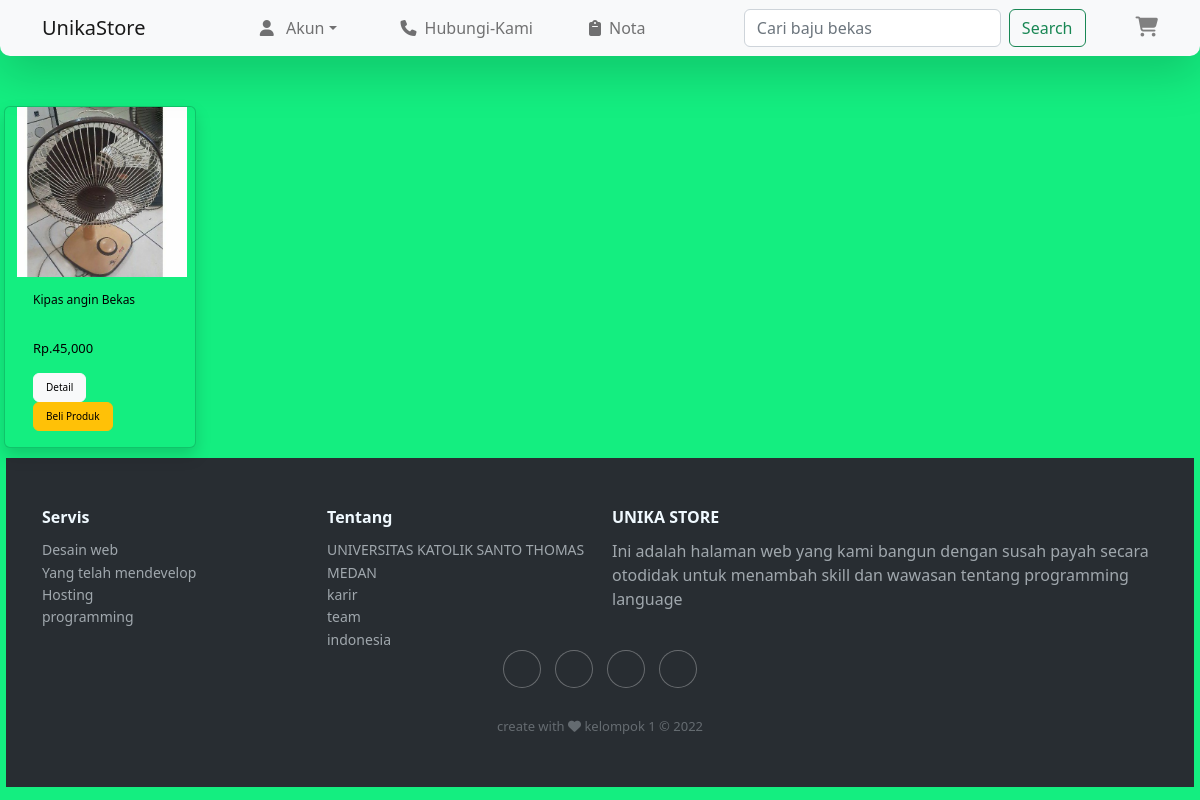
/kategori/k_barangbekas.php, run on the app's committed database.
### tables this page shows
CREATE TABLE `produk` (
  `id` int(11) NOT NULL,
  `namaproduk` varchar(25) NOT NULL,
  `deskripsi` varchar(255) NOT NULL,
  `harga` varchar(16) NOT NULL,
  `gambar` varchar(255) NOT NULL
);

### kategori/k_barangbekas.php (the view, shortened to what this page needs)
<?php
include '../config.php';
?>
 <?php
 $semuadata=array();
 $ambil=$conn->query("SELECT * FROM produk WHERE namaproduk LIKE '%second%' OR  namaproduk  LIKE '%bekas%'
                       OR  namaproduk  LIKE '%hand%'  ");
 while ($pecah = $ambil->fetch_assoc())
 {
     $semuadata[]=$pecah;
 }
 ?>
<!DOCTYPE html>
<html lang="en">
  <head>
    <link href="https://cdn.jsdelivr.net/npm/bootstrap@5.2.0-beta1/dist/css/bootstrap.min.css" rel="stylesheet" />
    <link rel="stylesheet" href="../css/stylel1.css" />
    <?php include '../db_user/footerkit.php' ?>
    <link rel="stylesheet" href="https://cdnjs.cloudflare.com/ajax/libs/ionicons/2.0.1/css/ionicons.min.css">
    <nav class="navbar navbar-expand-lg bg-light shadow-lg fixed-top">
      <div class="container">
        <a class="navbar-brand" href="">UnikaStore</a>
        <div class="collapse navbar-collapse" id="navbarSupportedContent">
          <ul class="navbar-nav m-auto">
            <li class="nav-item dropdown pe-5">
              <a class="nav-link dropdown-toggle" href="#" id="navbarDropdown" role="button" data-bs-toggle="dropdown" aria-expanded="false"><i class="fa-solid fa-user pe-2" ></i> Akun</a>
            </li>
            <li class="nav-item">
              <a class="nav-link pe-5" aria-current="page" href="../contact us/contact.php"><i class="fa-solid fa-phone pe-2"></i>Hubungi-Kami</a>
            </li>
            <li class="nav-item">
              <a class="nav-link" href="../riwayat.php"><i class="fa-solid fa-clipboard pe-2"></i>Nota</a>
            </li>
          </ul>
          <form class=" d-flex"  action="../search.php" method="get">
            <input type="text" class="form-control me-2" placeholder="Cari baju bekas"  name="keyword"  required />
            <button class="btn btn-outline-success" >Search</button>
          </form>
          <div class="keranjang" ><a href="../keranjang.php"><i class="fa-solid fa-cart-shopping"></i></a></div>
        </div>
      </div>
    </nav>
  </head>
  <br><br><br><br>
     <div class="row">
            <?php foreach ($semuadata as $key => $value) : ?>
                <div class="card shadow " style="width:12rem; background-color: #14ee80; ">
      <img src="../img/<?php echo $value['gambar'] ?>" alt="..." style="width:170px; height:170px; box-sizing :border-box;">
      <div class="card-body">
        <div class="bagian1">
        <h5 class="card-title"><?php echo $value['namaproduk'] ?></h5><br>
        <p class="card-text">Rp.<?php echo number_format($value ['harga'])  ?></p></div>
        <div class="bagian2">
        <a href="../detail.php?id=<?php echo $value['id']; ?>" class=" btn btn-light"style="font-size:10px;">Detail</a>
        <a href="../pembelian.php?id=<?php echo $value['id'];  ?>" class=" btn btn-warning"style="font-size:10px;">Beli Produk </a></div>
      </div>
    </div>
    <?php endforeach ?>
    </div>
<?php include '../db_user/footer.php' ?>
</html>

### css/stylel1.css (style rules this page uses)
.navbar { border-radius: 0 0 10px 10px; }
.keranjang a i { font-size: 20px; padding-left: 50px; color: grey; }
.row .card { margin: 10px; cursor: pointer; box-sizing: border-box; }
.card-body .card-title { font-size: 12px; color: black; }
.card-body .card-text { font-size: 13px; color: black; font-weight: 500; }
.bagian1 { display: block; width: 150px; height: 80px; }

### data on the page
produk: gambar (picture), namaproduk "Kipas angin Bekas", harga "45,000"
